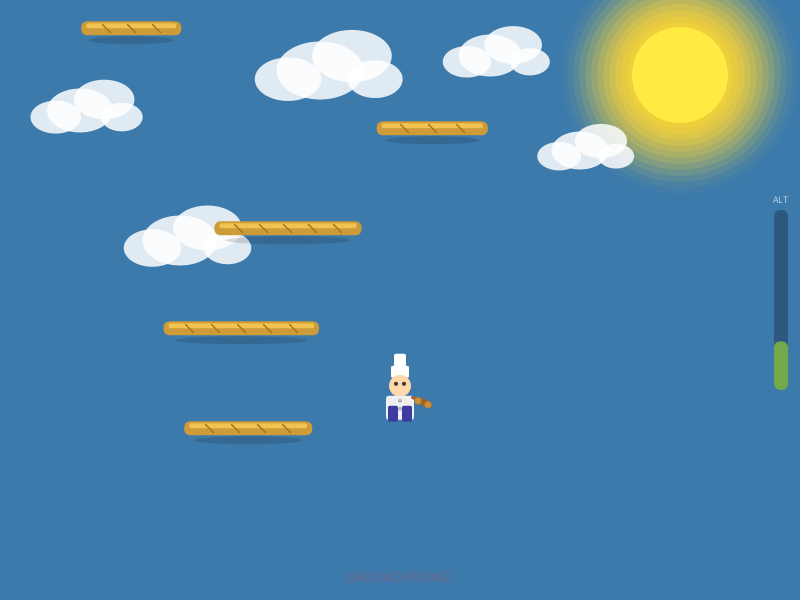
Frame 1 (no input)
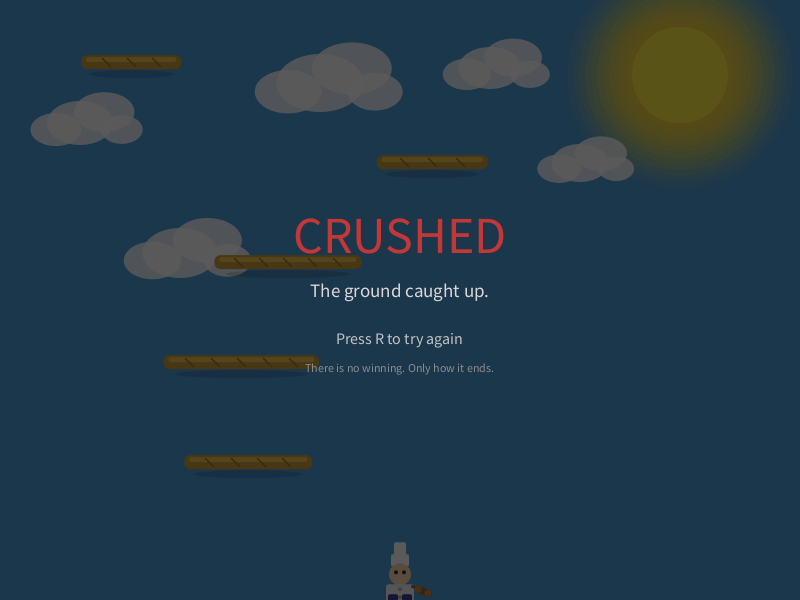
Frame 60 (the mouse pressed at the canvas centre just before this capture)
Frame 120 (the mouse held since frame 60 and released just before this capture): identical to frame 60, image omitted

The Processing sketch that drew these frames (run headless with seeded random() and noise(); from frame 60 on, the mouse is pressed at the canvas centre):

// Processing sketch: INSTRUCTOR_REF_challenge2
// ── INSTRUCTOR_REF_challenge2.pde
// INSTRUCTOR_REF_challenge2.pde
// DBB100 – Creative Programming | Challenge 2: Interactive Application
// Instructor reference / gold-standard example
//
// Entry point only. All game logic lives in Game.pde.
// This file is intentionally thin — its only job is to wire Processing's
// lifecycle callbacks into the single Game instance.
//
// File layout (each class has its own tab/file):
//   INSTRUCTOR_REF_challenge2.pde  — setup(), draw(), input callbacks (this file)
//   Baker.pde    — player character: physics, input response, display
//   Platform.pde — baguette platform: scrolling, display, collision surface
//   Ground.pde   — rising ground: constant upward movement, crush-check
//   Sky.pde      — background, atmosphere, disintegration particle trigger
//   Particle.pde — single disintegration fragment: motion, fade, expiry
//   Game.pde     — central coordinator: owns all objects, drives the loop

Game game;

// ─── Continuous-input boolean flags ────────────────────────────────────────
// WHY booleans instead of checking keyCode inside keyPressed()?
// Processing fires keyPressed() as a single event per key-event, not every
// frame. If movement were driven by that callback, the baker would lurch one
// step per keypress — classic beginner jitter. Instead we set a flag on press,
// clear it on release, and read it every frame inside Baker.update() for
// smooth, responsive movement. (LO5 — documented pattern)
boolean leftPressed  = false;
boolean rightPressed = false;
boolean spacePressed = false;

void setup() {
  size(800, 600);
  frameRate(60);
  game = new Game();
}

void draw() {
  game.update();
  game.display();
}

void keyPressed() {
  if (keyCode == LEFT)  leftPressed  = true;
  if (keyCode == RIGHT) rightPressed = true;
  if (key    == ' ')    spacePressed = true;
  if (key == 'r' || key == 'R') game.reset();
}

void keyReleased() {
  if (keyCode == LEFT)  leftPressed  = false;
  if (keyCode == RIGHT) rightPressed = false;
  if (key    == ' ')    spacePressed = false;
}

// ── Baker.pde
// Baker.pde
// Represents the player character — a baker who always carries a rolling pin.
// Single responsibility: position, physics, input response, platform collision.
// Does NOT know about the sky, ground, game-over state, or scroll speed.

class Baker {

  float x, y;   // centre of the baker's bounding box (screen coordinates)
  float vx, vy; // current velocity (pixels per frame)
  boolean onGround; // true when standing on a platform surface this frame

  // ── Hitbox dimensions ──────────────────────────────────────────────────
  final float W = 28; // half-width: baker spans x±14
  final float H = 40; // full height: feet at y + H/2, head at y - H/2

  // ── Physics constants ──────────────────────────────────────────────────
  // GRAVITY: 0.5 px/frame² — feels floaty-but-controlled for a platformer.
  //   Higher (e.g. 1.0) makes the baker feel heavy and snappy; lower feels
  //   weightless. 0.5 gives about 24 frames of air time per jump, matching
  //   the platform scroll rhythm.
  //
  // JUMP_VEL: −12 px/frame. Maximum height = v² / (2g) = 144 / 1.0 = 144 px.
  //   Platforms are spaced 80–110 px apart vertically (see Platform.pde),
  //   so the baker can always reach the next one — even from the far edge of
  //   a platform, because horizontal reach during a 144-px arc is generous.
  //
  // MOVE_SPEED: 4 px/frame gives snappy left/right without being uncontrollable.
  final float GRAVITY    = 0.5;
  final float JUMP_VEL   = -12.0;
  final float MOVE_SPEED = 4.0;

  Baker(float startX, float startY) {
    x  = startX;
    y  = startY;
    vx = 0;
    vy = 0;
    onGround = false;
  }

  // Called once per frame by Game before collision checks.
  // Reads the global boolean input flags (set in the main .pde file).
  void update() {
    // ── Horizontal movement (continuous-input pattern — see main .pde) ──
    vx = 0;
    if (leftPressed)  vx = -MOVE_SPEED;
    if (rightPressed) vx =  MOVE_SPEED;

    // ── Jump: only fires when grounded; onGround is reset to false at end ─
    if (spacePressed && onGround) {
      vy = JUMP_VEL;
      onGround = false; // immediately airborne so jump can't re-fire this frame
    }

    // ── Gravity accumulates downward pull every frame ──────────────────
    vy += GRAVITY;

    x += vx;
    y += vy;

    // ── Horizontal screen-wrap (walk off one edge, appear on the other) ─
    if (x < -W / 2)        x = width  + W / 2;
    if (x > width + W / 2) x = -W / 2;

    // ── Terminal velocity: cap fall speed so fast drops don't tunnel ────
    vy = constrain(vy, -20, 15);

    // onGround is cleared here every frame.
    // Game.update() calls checkPlatformCollision() afterwards;
    // that method re-sets onGround=true if the baker is still on a surface.
    onGround = false;
  }

  // AABB platform landing check.
  // Uses a proximity threshold rather than a strict "crossed the top" test
  // so the baker reliably stays on platforms that are themselves scrolling.
  // vy >= 0 guard prevents snapping when jumping upward through a platform.
  void checkPlatformCollision(Platform p) {
    float feetY = y + H / 2;

    boolean withinX   = (x + W / 2 > p.x) && (x - W / 2 < p.x + p.w);
    boolean nearTop   = (feetY >= p.y) && (feetY <= p.y + 18);
    boolean descending = (vy >= 0);

    if (withinX && nearTop && descending) {
      y        = p.y - H / 2; // snap feet to platform surface
      vy       = 0;
      onGround = true;
    }
  }

  // ─── LO2 — one of THE TWO SCALARS that drive every state transition ────
  // baker.getY() is read by Sky.update() to compute sky colour and trigger
  // disintegration, and by Ground.hasCrushed() to detect the crush death.
  // See Sky.pde for the explicit call-out comment on both scalars.
  float getY() {
    return y;
  }

  // Draws the baker sprite + rolling pin (rolling pin is purely cosmetic —
  // it has no collision logic or gameplay effect).
  void display() {
    pushMatrix();
    translate(x, y);

    noStroke();

    // ── Chef hat ─────────────────────────────────────────────────────────
    fill(255);
    rect(-9, -H / 2 - 16, 18, 12, 2); // brim
    rect(-6, -H / 2 - 28, 12, 14, 2); // tall crown

    // ── Head ─────────────────────────────────────────────────────────────
    fill(255, 215, 170);
    ellipse(0, -H / 2 + 4, 22, 22);

    // ── Eyes ─────────────────────────────────────────────────────────────
    fill(50);
    ellipse(-4, -H / 2 + 2, 4, 4);
    ellipse(4,  -H / 2 + 2, 4, 4);

    // ── Chef coat (body) ─────────────────────────────────────────────────
    fill(240, 240, 240);
    rect(-W / 2, -H / 2 + 14, W, 24, 3);

    // Coat buttons
    fill(180, 180, 180);
    ellipse(0, -H / 2 + 19, 4, 4);
    ellipse(0, -H / 2 + 27, 4, 4);

    // ── Trousers ─────────────────────────────────────────────────────────
    fill(60, 60, 160);
    rect(-12, H / 2 - 16, 10, 16, 2);
    rect(2,   H / 2 - 16, 10, 16, 2);

    // ── Rolling pin (right hand — visual prop only, no gameplay effect) ──
    // Held at an angle suggesting mid-roll.
    stroke(160, 100, 40);
    strokeWeight(3);
    line(12, -4, 30, 4);       // handle shaft
    strokeWeight(7);
    line(18, -1, 28, 3);       // cylinder body
    strokeWeight(2);
    fill(200, 140, 60);
    noStroke();
    ellipse(18, -1, 7, 7);    // left cap
    ellipse(28,  3, 7, 7);    // right cap
    noStroke();

    popMatrix();
  }
}

// ── Game.pde
// Game.pde
// Central coordinator — the only class that knows about all other classes.
// Single responsibility: owns all game objects, drives the update/display
// loop, spawns platforms, checks death conditions, shows game-over screen,
// and handles reset.
//
// setup() and draw() in the main .pde file are intentionally thin wrappers
// that call game.update() and game.display() exactly once per frame.

class Game {

  // ── Game objects ────────────────────────────────────────────────────────
  Baker              baker;
  ArrayList<Platform> platforms; // LO1: first array of objects
  Ground             ground;
  Sky                sky;        // sky owns ArrayList<Particle> — second array (LO1)

  // ── State ────────────────────────────────────────────────────────────────
  boolean gameOver;
  String  deathType; // "crushed" | "disintegrated" | "" (none yet)

  // ── World constants ──────────────────────────────────────────────────────
  // BASE_SCROLL: how many pixels per frame all world elements (platforms, clouds)
  // move downward. This creates the scrolling illusion of continuous upward movement
  // without ever moving the baker off-screen.
  final float BASE_SCROLL = 1.3;

  // Platform vertical gap: must be ≤ baker's maximum jump height (~144 px).
  // 80–110 px gives a comfortable but non-trivial challenge.
  final float MIN_GAP = 80;
  final float MAX_GAP = 110;

  // Minimum/maximum platform width
  final float MIN_W = 70;
  final float MAX_W = 160;

  Game() {
    setupGame();
  }

  // Initialises (or reinitialises) all game state. Called on first run and on reset.
  void setupGame() {
    baker     = new Baker(width / 2.0, height * 0.60);
    platforms = new ArrayList<Platform>();
    // Ground starts just off the bottom of the canvas and rises at a constant rate.
    ground    = new Ground(height + 10, 0.22);
    sky       = new Sky();
    gameOver  = false;
    deathType = "";

    // Seed enough initial platforms to fill the screen from bottom to above the top
    // so the baker is never immediately platformless at the start.
    float seedY = height * 0.70;
    for (int i = 0; i < 10; i++) {
      float pw  = random(MIN_W, MAX_W);
      float px  = random(20, width - pw - 20);
      platforms.add(new Platform(px, seedY - i * 100, pw));
    }

    // Place the baker on the first (lowest) seeded platform so they start grounded.
    Platform first = platforms.get(0);
    baker.y        = first.y - baker.H / 2;
    baker.onGround = true;
  }

  // ── Main update ──────────────────────────────────────────────────────────
  void update() {
    // Once disintegration particles have all faded, finalise the game-over state.
    if (sky.disintegrationDone && !gameOver) {
      gameOver  = true;
      deathType = "disintegrated";
      return;
    }

    if (gameOver) return;

    // During the disintegration animation, freeze all gameplay — the sky
    // continues updating its own particles independently.
    if (!sky.disintegrating) {

      // ── Scroll the baker with the world when grounded ─────────────────
      // If the baker is standing on a platform and the platform is about to
      // scroll down, the baker must move the same amount or they will drift
      // upward relative to the platform surface. We pre-apply the scroll
      // before baker.update() so physics and collision then happen in the
      // correct post-scroll frame. (Baker.onGround is still true here from
      // the previous frame's collision check — baker.update() will clear it.)
      if (baker.onGround) baker.y += BASE_SCROLL;

      // Apply baker physics and input (clears onGround internally)
      baker.update();

      // Check if baker has fallen off the bottom of the canvas
      if (baker.y > height + 60) {
        gameOver  = true;
        deathType = "crushed"; // fell into the rising ground below
        return;
      }

      // Re-establish ground contact via AABB collision with each platform.
      // Uses two distinct Platform arrays: platforms (ArrayList) and the baker's
      // onGround bool is set inside Baker. (LO1: two arrays — platforms + sky.particles)
      for (Platform p : platforms) {
        baker.checkPlatformCollision(p);
      }

      // Scroll all platforms downward; despawn any that have left the canvas.
      for (int i = platforms.size() - 1; i >= 0; i--) {
        platforms.get(i).update(BASE_SCROLL);
        if (platforms.get(i).isOffScreen()) platforms.remove(i);
      }

      // Keep platforms populated well above the top of the screen.
      spawnPlatformsIfNeeded();

      // Advance the rising ground (Death condition 1).
      ground.update();

      // ── Death condition 1 — Crushed ───────────────────────────────────
      if (ground.hasCrushed(baker)) {
        gameOver  = true;
        deathType = "crushed";
        return;
      }
    }

    // Sky update always runs — it needs baker.getY() for colour interpolation
    // AND it continues advancing disintegration particles even after gameplay freezes.
    sky.update(baker.getY());
  }

  // Spawns new platforms at the top of the canvas until there is always a
  // runway of platforms extending well above the visible area.
  void spawnPlatformsIfNeeded() {
    // Find the highest (lowest Y value) currently live platform.
    float highestY = height;
    for (Platform p : platforms) {
      if (p.y < highestY) highestY = p.y;
    }

    // Keep spawning until platforms extend 250 px above the top of the canvas.
    while (highestY > -250) {
      float gap = random(MIN_GAP, MAX_GAP);
      highestY -= gap;
      float pw = random(MIN_W, MAX_W);
      float px = random(20, width - pw - 20);
      platforms.add(new Platform(px, highestY, pw));
    }
  }

  // ── Main display ─────────────────────────────────────────────────────────
  void display() {
    // Sky calls background() first — everything else renders on top.
    sky.display();

    if (!sky.disintegrating) {
      // Draw platforms behind the baker.
      for (Platform p : platforms) p.display();

      // Baker sits above the platforms.
      baker.display();

      // Ground overlaps everything it has risen past.
      ground.display();

      // Heads-up display elements (altitude bar, ground warning).
      drawHUD();
    } else {
      // During disintegration: ground is still visible for dramatic effect.
      ground.display();
    }

    // Game-over overlay is drawn last so it sits above everything.
    if (gameOver) drawGameOver();
  }

  // ── HUD ─────────────────────────────────────────────────────────────────
  void drawHUD() {
    if (gameOver) return;

    int   barH = 180;
    int   barX = width - 26;
    int   barTop = height / 2 - barH / 2;

    // Altitude bar — shows baker's current on-screen height as a fraction.
    float altFraction = map(baker.getY(), height * 0.85, sky.DISINTEGRATE_Y + 20, 0, 1);
    altFraction = constrain(altFraction, 0, 1);

    // Track background
    fill(0, 0, 0, 70);
    noStroke();
    rect(barX, barTop, 14, barH, 7);

    // Fill level
    color barLow  = color(80, 210, 80);
    color barHigh = color(210, 60, 60);
    fill(lerpColor(barLow, barHigh, altFraction));
    float fillH = barH * altFraction;
    rect(barX, barTop + barH - fillH, 14, fillH, 7);

    // Label
    fill(255, 255, 255, 170);
    textSize(10);
    textAlign(CENTER);
    text("ALT", barX + 7, barTop - 7);

    // Ground proximity warning (appears when ground is within 220 px)
    float dist = ground.groundY - (baker.y + baker.H / 2);
    if (dist < 220) {
      float alpha = map(dist, 0, 220, 230, 40);
      fill(255, 50, 50, alpha);
      textSize(15);
      textAlign(CENTER);
      text("GROUND RISING!", width / 2, height - 18);
    }
  }

  // ── Game-over overlay ────────────────────────────────────────────────────
  void drawGameOver() {
    // Semi-transparent dim
    fill(0, 0, 0, 165);
    noStroke();
    rect(0, 0, width, height);

    textAlign(CENTER, CENTER);

    if (deathType.equals("crushed")) {
      fill(195, 55, 55);
      textSize(52);
      text("CRUSHED", width / 2, height / 2 - 65);
      fill(220, 215, 215);
      textSize(19);
      text("The ground caught up.", width / 2, height / 2 - 10);

    } else if (deathType.equals("disintegrated")) {
      fill(255, 205, 50);
      textSize(46);
      text("DISINTEGRATED", width / 2, height / 2 - 65);
      fill(220, 215, 215);
      textSize(19);
      text("The sky consumed the baker.", width / 2, height / 2 - 10);
    }

    fill(195, 195, 195);
    textSize(16);
    text("Press R to try again", width / 2, height / 2 + 38);

    fill(140, 140, 140);
    textSize(12);
    text("There is no winning. Only how it ends.", width / 2, height / 2 + 68);
  }

  // ── Reset ────────────────────────────────────────────────────────────────
  void reset() {
    sky.reset();
    setupGame();
  }
}

// ── Ground.pde
// Ground.pde
// The ever-rising ground that creates constant time pressure.
// Single responsibility: tracking the ground's top edge, displaying it,
// and checking whether it has reached the baker.
// Does NOT know about platforms, sky, or disintegration.

class Ground {

  float groundY;   // Y-coordinate of the ground's top (leading) edge
  float riseSpeed; // pixels per frame the ground rises (groundY decreases)

  // ── Why constant speed? ───────────────────────────────────────────────
  // Rise speed is deliberately constant, not accelerating.
  // A constant rate keeps the pressure predictable and legible — the baker
  // can always judge how long they have left. Accelerating difficulty
  // (e.g. riseSpeed *= 1.0002 each frame) would be a reasonable extension
  // for a student iteration, but is excluded here so the reference shows
  // the simplest correct version first. (LO2 design note)
  // ─────────────────────────────────────────────────────────────────────

  Ground(float startY, float riseSpeed) {
    this.groundY  = startY;
    this.riseSpeed = riseSpeed;
  }

  // ─── LO2 — groundY is the SECOND of the two scalars that drive every ──
  // major state transition in this game. (The first is baker.getY().)
  // See Sky.pde for the full comment on both scalars.
  void update() {
    groundY -= riseSpeed; // ground surface moves upward each frame
  }

  void display() {
    noStroke();

    // Grass strip along the top edge
    fill(65, 175, 65);
    rect(0, groundY, width, 14);

    // Lighter grass highlight (tuft effect)
    fill(90, 210, 90);
    rect(0, groundY, width, 6);

    // Soil body beneath the grass
    fill(115, 75, 38);
    rect(0, groundY + 14, width, height - groundY - 14);

    // Pebble texture (deterministic so it doesn't flicker each frame)
    fill(90, 58, 28);
    for (int i = 0; i < 18; i++) {
      float px = (i * 47 + 13) % width;
      float py = groundY + 20 + (i * 31) % (max(1, height - groundY - 20));
      ellipse(px, py, 6, 4);
    }

    // Danger flash: red stroke on the leading edge when ground is within
    // 200 px of the vertical centre — warns the player visually.
    if (groundY < height * 0.65) {
      float alpha = map(groundY, height * 0.65, height * 0.25, 60, 220);
      float pulse = abs(sin(frameCount * 0.12));
      stroke(220, 30, 30, alpha * pulse);
      strokeWeight(4);
      line(0, groundY, width, groundY);
      noStroke();
    }
  }

  // Death condition 1 — Crushed.
  // Returns true when the ground's leading edge has reached the baker's feet.
  boolean hasCrushed(Baker b) {
    return groundY <= b.y + b.H / 2;
  }
}

// ── Particle.pde
// Particle.pde
// A single fragment expelled during the disintegration sequence.
// Single responsibility: independent motion, alpha fade, expiry detection.
// Instances are owned and managed by Sky via an ArrayList<Particle>.

class Particle {

  float x, y;
  float vx, vy;
  float lifespan; // 0–255; used directly as the alpha channel
  color col;
  float sz; // diameter of the particle disc

  Particle(float x, float y, float vx, float vy, color col) {
    this.x        = x;
    this.y        = y;
    this.vx       = vx;
    this.vy       = vy;
    this.col      = col;
    this.lifespan = 255;
    this.sz       = random(4, 14);
  }

  void update() {
    x  += vx;
    y  += vy;
    vy += 0.18;  // gentle downward gravity on fragments
    vx *= 0.978; // slight air resistance slows horizontal drift
    lifespan -= 3.2;
  }

  void display() {
    noStroke();
    fill(red(col), green(col), blue(col), lifespan);
    ellipse(x, y, sz, sz);
  }

  // Sky.update() removes this particle from the ArrayList when isDead() is true.
  boolean isDead() {
    return lifespan <= 0;
  }
}

// ── Platform.pde
// Platform.pde
// A single baguette-shaped horizontal platform.
// Single responsibility: position, scrolling, visual, off-screen detection.
// Does NOT know about the baker, sky, ground, or game state.

class Platform {

  float x, y; // top-left corner of the platform surface
  float w;    // width in pixels

  // Visual depth of the baguette loaf
  final float H = 14;

  // ── Platform spacing rationale ────────────────────────────────────────
  // Baker jump height ≈ v² / (2g) = 12² / (2 × 0.5) = 144 px.
  // Game.pde spawns platforms with a vertical gap of 80–110 px,
  // safely within that arc. Horizontal placement is random across the
  // full canvas width; because the baker can run and jump simultaneously,
  // the combined arc always covers any horizontal gap between platforms.
  // Minimum platform width is 70 px — enough to land on from any angle.

  Platform(float x, float y, float w) {
    this.x = x;
    this.y = y;
    this.w = w;
  }

  // Moves the platform downward each frame to create the scrolling illusion.
  // scrollSpeed is supplied by Game so this class stays decoupled from
  // the global scroll constant.
  void update(float scrollSpeed) {
    y += scrollSpeed;
  }

  void display() {
    noStroke();

    // Drop shadow
    fill(0, 0, 0, 35);
    ellipse(x + w / 2, y + H + 5, w * 0.85, 8);

    // Main baguette body — warm golden colour
    fill(205, 155, 55);
    rect(x, y, w, H, H / 2);

    // Top crust highlight
    fill(240, 195, 80);
    rect(x + 5, y + 2, w - 10, 5, 3);

    // Score cuts (diagonal slashes typical on a baguette)
    stroke(165, 115, 35);
    strokeWeight(1.5);
    int cuts = max(1, int(w / 28));
    for (int i = 1; i <= cuts; i++) {
      float cx = x + (w / (cuts + 1)) * i;
      line(cx - 4, y + 3, cx + 4, y + H - 3);
    }
    noStroke();
  }

  // Returns true once the platform has scrolled entirely below the canvas.
  // Game.update() uses this to despawn old platforms and keep the list lean.
  boolean isOffScreen() {
    return y > height + 20;
  }
}

// ── Sky.pde
// Sky.pde
// Background, atmosphere, and the disintegration wow-effect.
// Single responsibility: sky-colour interpolation, cloud/sun rendering,
// and managing the Particle burst when altitude threshold is crossed.
// Does NOT know about platforms, ground, or game-over state directly.

class Sky {

  // ════════════════════════════════════════════════════════════════════════
  // LO2 — THE TWO NUMBERS THAT DRIVE EVERY STATE TRANSITION IN THIS GAME:
  //
  //   1. baker.getY()   — read here in update() to compute sky colour and
  //                        to decide when to trigger disintegration.
  //   2. ground.groundY — read in Ground.hasCrushed() to decide when the
  //                        baker is crushed.
  //
  // Every visual change and every game-ending condition flows from exactly
  // these two scalars. No other persistent state is needed to determine
  // what happens next in the simulation.
  // ════════════════════════════════════════════════════════════════════════

  color skyColor;
  boolean disintegrating;       // true once the altitude threshold is crossed
  boolean disintegrationDone;   // true once all particles have faded out

  ArrayList<Particle> particles;

  // Cloud data — five clouds stored as parallel arrays.
  // Clouds scroll downward slowly (same visual direction as platforms) to
  // reinforce the sense of upward movement without requiring world coordinates.
  float[] cloudX = { 80,  320,  580,  180,  490 };
  float[] cloudY = { 110,  70,  150,  240,   55 };
  float[] cloudW = { 110, 145,   95,  125,  105 };

  // Sun position — fixed on screen, fades as sky darkens.
  final float SUN_X = 680;
  final float SUN_Y =  75;
  final float SUN_R =  48; // radius

  // Altitude threshold: baker.getY() at or below this value triggers
  // disintegration. 90 px from the top is clearly visible as a target.
  final float DISINTEGRATE_Y = 90;

  Sky() {
    skyColor           = color(75, 155, 215); // daytime blue
    disintegrating     = false;
    disintegrationDone = false;
    particles          = new ArrayList<Particle>();
  }

  // bakerY: the baker's current on-screen Y coordinate (from Baker.getY()).
  void update(float bakerY) {
    if (disintegrating) {
      // Advance all particles; remove expired ones.
      for (int i = particles.size() - 1; i >= 0; i--) {
        particles.get(i).update();
        if (particles.get(i).isDead()) particles.remove(i);
      }
      if (particles.size() == 0) disintegrationDone = true;
      return; // sky colour no longer changes after disintegration begins
    }

    // ── Smooth sky colour interpolation ──────────────────────────────────
    // map() converts baker's on-screen Y into a 0..1 blend factor:
    //   t = 0  when baker is at the bottom third of the canvas (full blue)
    //   t = 1  when baker is near the top (near-black)
    float t = map(bakerY, height * 0.80, DISINTEGRATE_Y + 30, 0.0, 1.0);
    t = constrain(t, 0.0, 1.0);
    skyColor = lerpColor(color(75, 155, 215), color(4, 4, 18), t);

    // ── Altitude threshold check (Death condition 2 — Disintegrated) ─────
    if (bakerY <= DISINTEGRATE_Y) {
      triggerDisintegration();
    }

    // ── Scroll clouds downward (same direction as platforms) ──────────────
    for (int i = 0; i < cloudY.length; i++) {
      cloudY[i] += 0.5;
      if (cloudY[i] > height + 70) {
        cloudY[i]  = -70;
        cloudX[i]  = random(50, width - 50);
        cloudW[i]  = random(85, 155);
      }
    }
  }

  // Spawns a burst of 150+ particles and marks disintegration as active.
  // Called exactly once when the baker crosses DISINTEGRATE_Y.
  void triggerDisintegration() {
    disintegrating = true;

    // General scatter: fragments from random screen positions (upper half)
    for (int i = 0; i < 110; i++) {
      float angle = random(TWO_PI);
      float speed = random(1.5, 8.0);
      float px    = random(width);
      float py    = random(height * 0.55);
      color c = color(random(180, 255), random(80, 220), random(0, 120), 240);
      particles.add(new Particle(px, py, cos(angle) * speed, sin(angle) * speed, c));
    }

    // Sun burst — extra bright yellow/orange particles radiating outward
    for (int i = 0; i < 50; i++) {
      float angle = random(TWO_PI);
      float speed = random(2.5, 13.0);
      color c = color(255, random(160, 255), random(0, 60), 255);
      particles.add(new Particle(SUN_X, SUN_Y,
                                 cos(angle) * speed, sin(angle) * speed, c));
    }

    // Cloud fragments — pale debris from cloud positions
    for (int i = 0; i < cloudX.length; i++) {
      for (int j = 0; j < 8; j++) {
        float angle = random(TWO_PI);
        float speed = random(1.0, 5.0);
        color c = color(240, 240, 255, 220);
        particles.add(new Particle(cloudX[i] + random(-20, 20),
                                   cloudY[i] + random(-10, 10),
                                   cos(angle) * speed, sin(angle) * speed, c));
      }
    }
  }

  void display() {
    // background() must be the first draw call each frame so everything
    // else renders on top of it.
    background(skyColor);

    if (!disintegrating) {
      drawSun();
      drawClouds();
    } else {
      // During disintegration, draw all live particles over the darkened sky.
      for (Particle p : particles) {
        p.display();
      }
    }
  }

  void drawSun() {
    // Outer glow — concentric transparent rings
    noStroke();
    for (float r = SUN_R * 2.6; r > SUN_R; r -= 6) {
      float alpha = map(r, SUN_R, SUN_R * 2.6, 90, 0);
      fill(255, 215, 50, alpha);
      ellipse(SUN_X, SUN_Y, r * 2, r * 2);
    }
    // Core disc
    fill(255, 235, 65);
    ellipse(SUN_X, SUN_Y, SUN_R * 2, SUN_R * 2);
  }

  void drawClouds() {
    fill(255, 255, 255, 215);
    noStroke();
    for (int i = 0; i < cloudX.length; i++) {
      drawCloud(cloudX[i], cloudY[i], cloudW[i]);
    }
  }

  // Draws one fluffy cloud using overlapping ellipses.
  void drawCloud(float cx, float cy, float w) {
    ellipse(cx,            cy,            w * 0.60, w * 0.40);
    ellipse(cx + w * 0.22, cy - w * 0.10, w * 0.55, w * 0.36);
    ellipse(cx - w * 0.22, cy + w * 0.06, w * 0.46, w * 0.30);
    ellipse(cx + w * 0.38, cy + w * 0.06, w * 0.38, w * 0.26);
  }

  // Resets all sky state for a new game.
  void reset() {
    skyColor           = color(75, 155, 215);
    disintegrating     = false;
    disintegrationDone = false;
    particles.clear();
    // Reset cloud positions to defaults
    float[] defaultY = { 110, 70, 150, 240, 55 };
    for (int i = 0; i < cloudY.length; i++) cloudY[i] = defaultY[i];
  }
}
